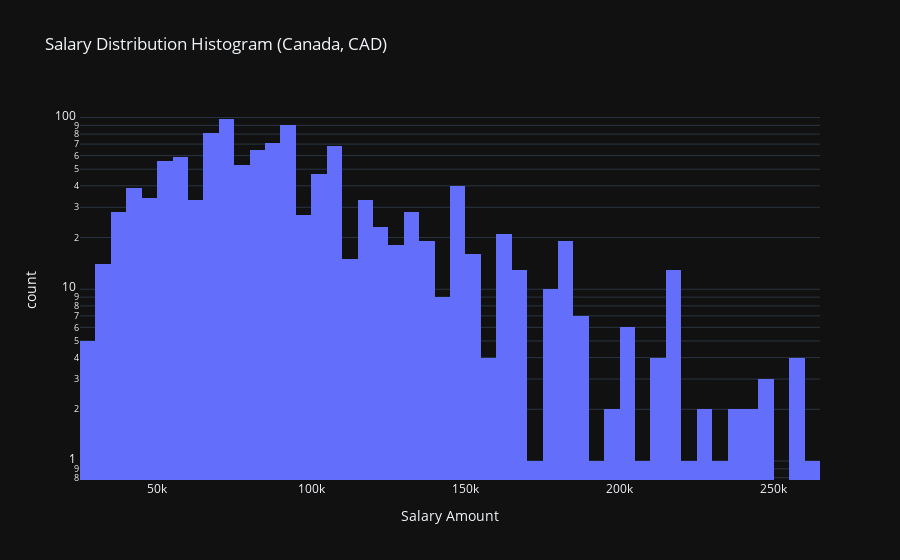
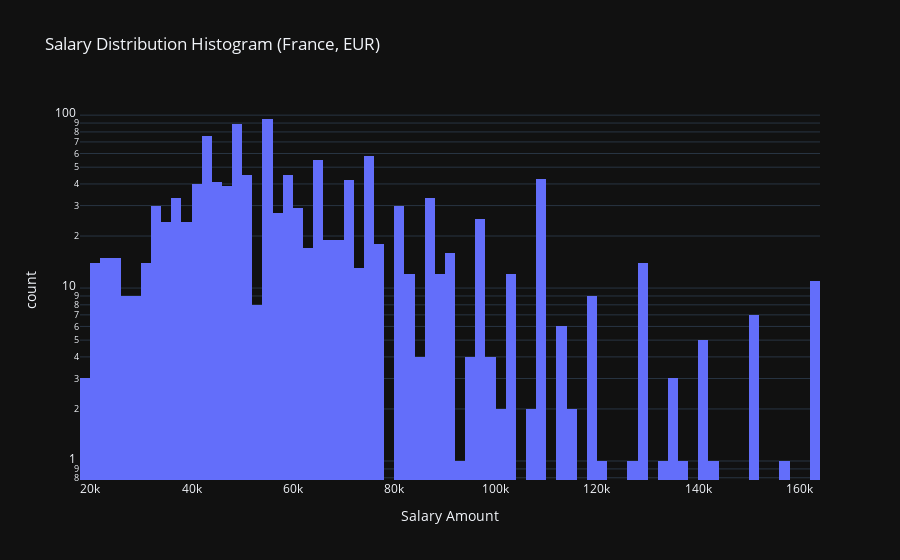
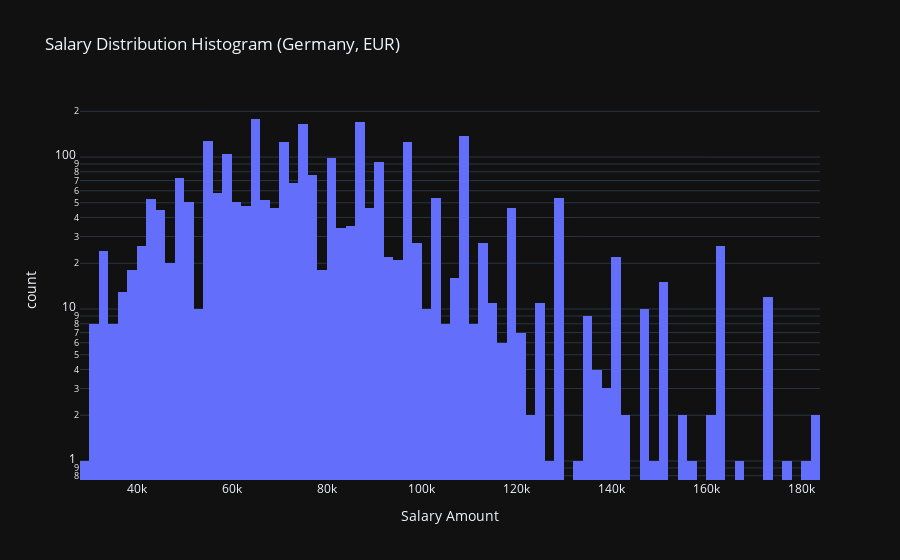
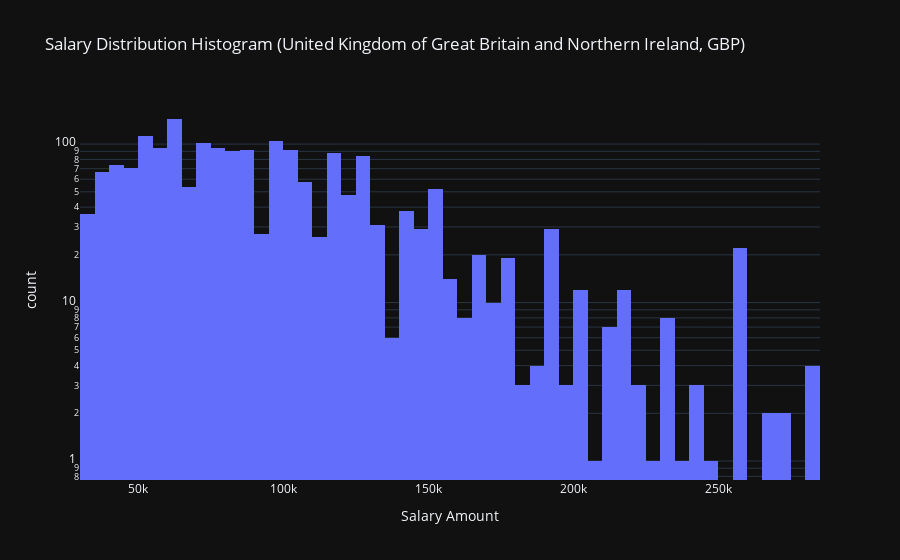

The cell these charts' notebook holds for them, in order:
### Code cell
# check comp total distribution in these countries, in log scale
import plotly.express as px
for (country,currency), train_df in df.groupby(['Country', 'Currency']):
    if train_df.shape[0]>1000:
        print(train_df.shape)
        fig = px.histogram(
            train_df,
            x='CompTotal',
            nbins=100,  # Adjust bins for granularity
            title=f'Salary Distribution Histogram ({country}, {currency})',
            labels={'CompTotal': 'Salary Amount', 'Count': 'Number of People'},
            log_y=True  # Log scale for better visibility
        )

        fig.show()

### Figure 1 — Plotly figure (JSON) as saved in the notebook; plotly's stock layout.template omitted (floating-point values rounded to 4 significant figures; data arrays with more than 128 entries replaced by an {"elided": "..."} marker saying what was removed)
{"data": [{"bingroup": "x", "hovertemplate": "Salary Amount=%{x}<br>count=%{y}<extra></extra>", "legendgroup": "", "marker": {"color": "#636efa", "pattern": {"shape": ""}}, "name": "", "nbinsx": 100, "orientation": "v", "showlegend": false, "x": {"elided": "1187 float values"}, "xaxis": "x", "yaxis": "y", "type": "histogram"}], "layout": {"xaxis": {"anchor": "y", "domain": [0.0, 1.0], "title": {"text": "Salary Amount"}}, "yaxis": {"anchor": "x", "domain": [0.0, 1.0], "title": {"text": "count"}, "type": "log"}, "legend": {"tracegroupgap": 0}, "title": {"text": "Salary Distribution Histogram (Canada, CAD)"}, "barmode": "relative"}}

### Figure 2 — Plotly figure (JSON) as saved in the notebook; plotly's stock layout.template omitted (floating-point values rounded to 4 significant figures; data arrays with more than 128 entries replaced by an {"elided": "..."} marker saying what was removed)
{"data": [{"bingroup": "x", "hovertemplate": "Salary Amount=%{x}<br>count=%{y}<extra></extra>", "legendgroup": "", "marker": {"color": "#636efa", "pattern": {"shape": ""}}, "name": "", "nbinsx": 100, "orientation": "v", "showlegend": false, "x": {"elided": "1228 float values"}, "xaxis": "x", "yaxis": "y", "type": "histogram"}], "layout": {"xaxis": {"anchor": "y", "domain": [0.0, 1.0], "title": {"text": "Salary Amount"}}, "yaxis": {"anchor": "x", "domain": [0.0, 1.0], "title": {"text": "count"}, "type": "log"}, "legend": {"tracegroupgap": 0}, "title": {"text": "Salary Distribution Histogram (France, EUR)"}, "barmode": "relative"}}

### Figure 3 — Plotly figure (JSON) as saved in the notebook; plotly's stock layout.template omitted (floating-point values rounded to 4 significant figures; data arrays with more than 128 entries replaced by an {"elided": "..."} marker saying what was removed)
{"data": [{"bingroup": "x", "hovertemplate": "Salary Amount=%{x}<br>count=%{y}<extra></extra>", "legendgroup": "", "marker": {"color": "#636efa", "pattern": {"shape": ""}}, "name": "", "nbinsx": 100, "orientation": "v", "showlegend": false, "x": {"elided": "2650 float values"}, "xaxis": "x", "yaxis": "y", "type": "histogram"}], "layout": {"xaxis": {"anchor": "y", "domain": [0.0, 1.0], "title": {"text": "Salary Amount"}}, "yaxis": {"anchor": "x", "domain": [0.0, 1.0], "title": {"text": "count"}, "type": "log"}, "legend": {"tracegroupgap": 0}, "title": {"text": "Salary Distribution Histogram (Germany, EUR)"}, "barmode": "relative"}}

### Figure 4 — Plotly figure (JSON) as saved in the notebook; plotly's stock layout.template omitted (floating-point values rounded to 4 significant figures; data arrays with more than 128 entries replaced by an {"elided": "..."} marker saying what was removed)
{"data": [{"bingroup": "x", "hovertemplate": "Salary Amount=%{x}<br>count=%{y}<extra></extra>", "legendgroup": "", "marker": {"color": "#636efa", "pattern": {"shape": ""}}, "name": "", "nbinsx": 100, "orientation": "v", "showlegend": false, "x": {"elided": "1905 float values"}, "xaxis": "x", "yaxis": "y", "type": "histogram"}], "layout": {"xaxis": {"anchor": "y", "domain": [0.0, 1.0], "title": {"text": "Salary Amount"}}, "yaxis": {"anchor": "x", "domain": [0.0, 1.0], "title": {"text": "count"}, "type": "log"}, "legend": {"tracegroupgap": 0}, "title": {"text": "Salary Distribution Histogram (United Kingdom of Great Britain and Northern Ireland, GBP)"}, "barmode": "relative"}}
